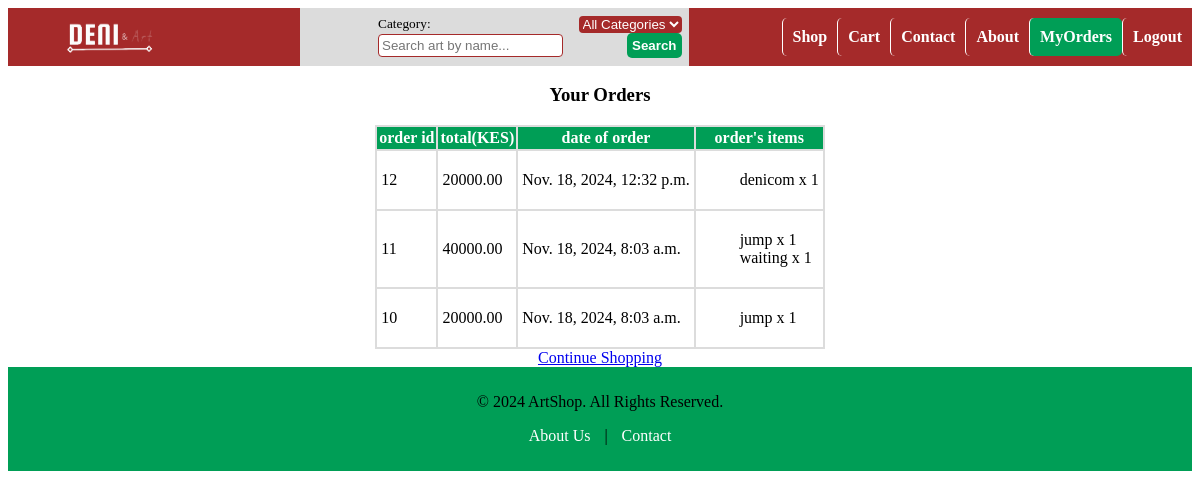
Screenshot of /art/order_history/ (signed in) with the database file from the repository.
### art/models.py (models this page shows, shortened)
class Order(models.Model):
    user = models.ForeignKey(User, on_delete=models.CASCADE)
    created_at = models.DateTimeField(auto_now_add=True)
    total_amount = models.DecimalField(max_digits=10, decimal_places=2)

class OrderItem(models.Model):
    order = models.ForeignKey(Order, on_delete=models.CASCADE, related_name='items')
    art = models.ForeignKey(Art, on_delete=models.CASCADE)
    quantity = models.PositiveIntegerField()
    price = models.DecimalField(max_digits=10, decimal_places=2)

class Art(models.Model):
    IN_STOCK = 'in_stock'
    SOLD = 'sold'
    STATUS_CHOICES = [
        (IN_STOCK, 'In Stock'),
        (SOLD, 'Sold'),
    ]
    title = models.CharField(max_length=255)
    artist = models.CharField(max_length=255)
    description = models.TextField()
    price = models.DecimalField(max_digits=10, decimal_places=2)
    image = models.ImageField(upload_to='art_images/')
    created_at = models.DateTimeField(auto_now_add=True)
    status = models.CharField(max_length=10, choices=STATUS_CHOICES, default=IN_STOCK)
    category = models.ForeignKey(Category, on_delete=models.SET_NULL, null=True, blank=True, related_name='art_pieces')

### art/views.py (the view)
# urls.py: path('order_history/', views.order_history, name='order_history'),
@login_required
def order_history(request):
    orders = Order.objects.filter(user=request.user).order_by('-created_at')
    return render(request, 'art/order_history.html', {'orders': orders})

### art/templates/art/order_history.html (shortened to what this page needs)
{% extends 'art/base.html' %}
{% block content %}
    <h3>Your Orders</h3>
<div class="tcontainer">
    <table class="table">
        <tr>
            <th>order id</th>
            <th>total(KES)</th>
            <th>date of order</th>
            <th>order's items</th>
        </tr>
        {% for order in orders %}
        <tr>
            <td>{{ order.id }}</td>
            <td>{{ order.total_amount }}</td>
            <td>{{ order.created_at }}</td>
            <td>
                <ul>
                    {% for item in order.items.all %}
                    <li>{{ item.art.title }} x {{ item.quantity }}
                    {% endfor %}
                </ul>
            </td>
        </tr>
        {% endfor %}
      </table>
</div>
<div>
    <a href="{% url 'art:art_list' %}">Continue Shopping</a>
</div>
{% endblock %}

### static/art/css/base.css (style rules this page uses)
body { background-color: white; padding: none; text-align: center; }
ul { list-style: none; }

### static/art/css/order.css (style rules this page uses)
.tcontainer { display: flex; justify-content: center; }
.table { background-color: gainsboro; }
.table th { background-color: #009E56; color: white; padding: 2px; }
.table td { background-color: white; text-align: left; padding: 4px; }

### rows the page displays
Order: id "12", total_amount "20000.00", created_at "Nov. 18, 2024, 12:32 p.m."
OrderItem: art "denicom", quantity "1"
Order: id "11", total_amount "40000.00", created_at "Nov. 18, 2024, 8:03 a.m."
OrderItem: art "jump", quantity "1"
OrderItem: art "waiting", quantity "1"
Order: id "10", total_amount "20000.00", created_at "Nov. 18, 2024, 8:03 a.m."
OrderItem: art "jump", quantity "1"
